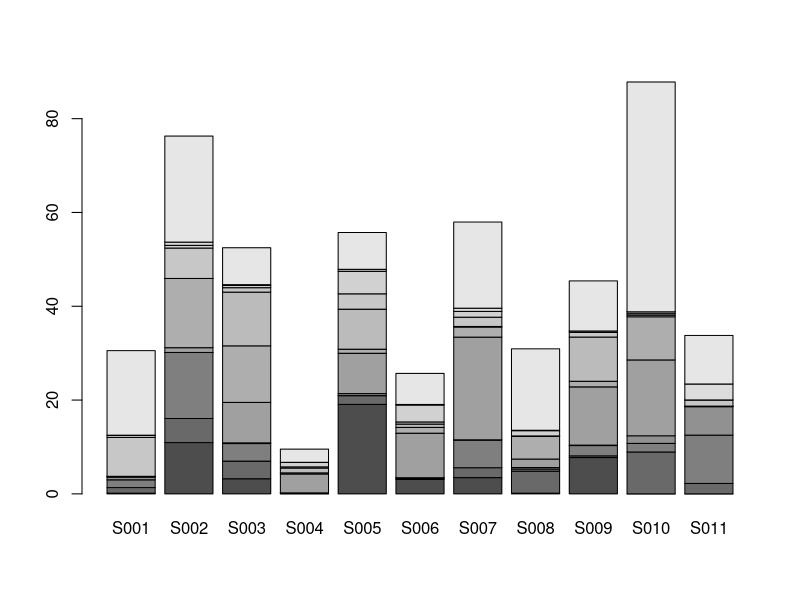
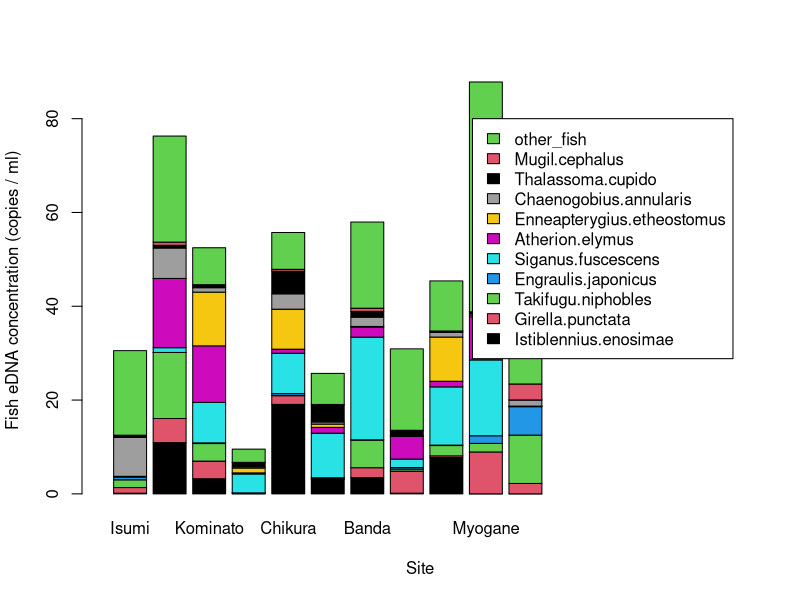
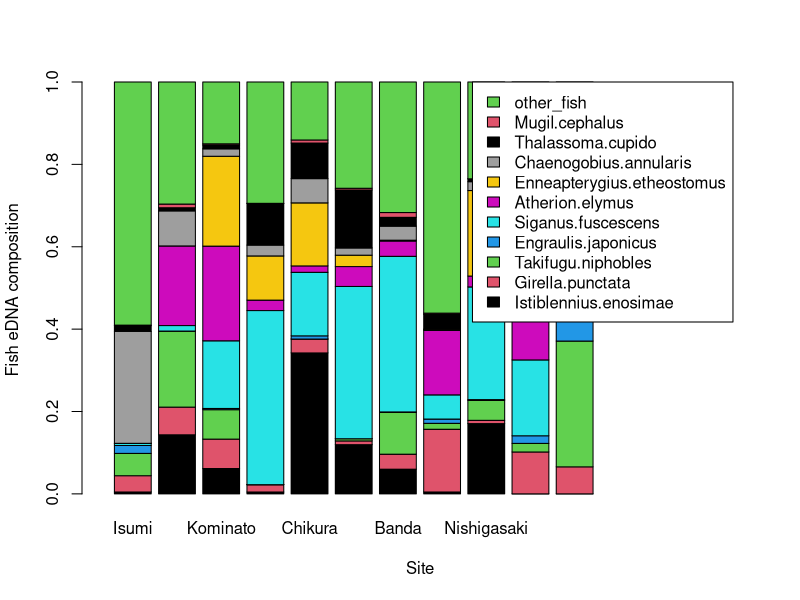
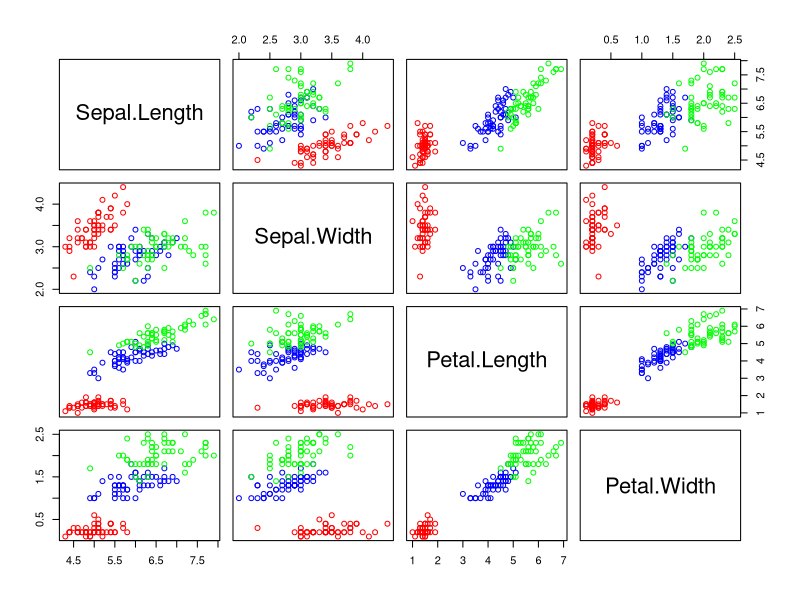
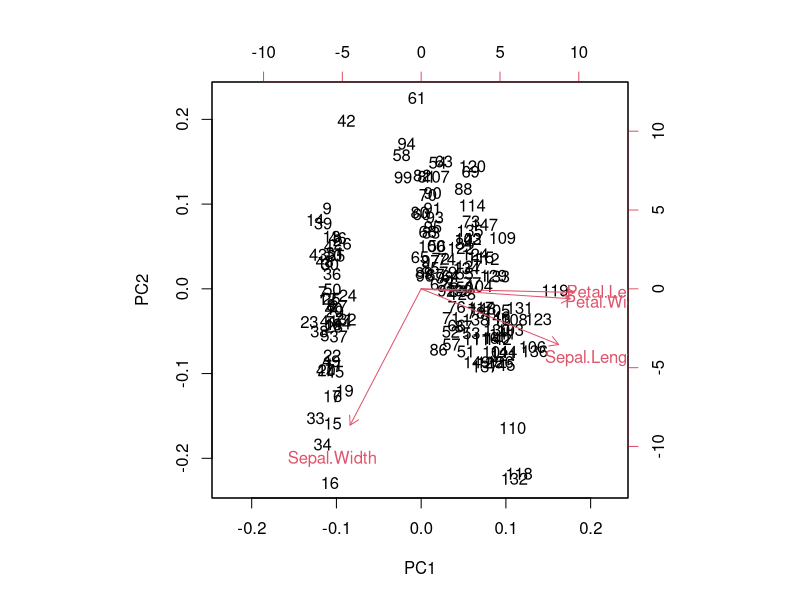
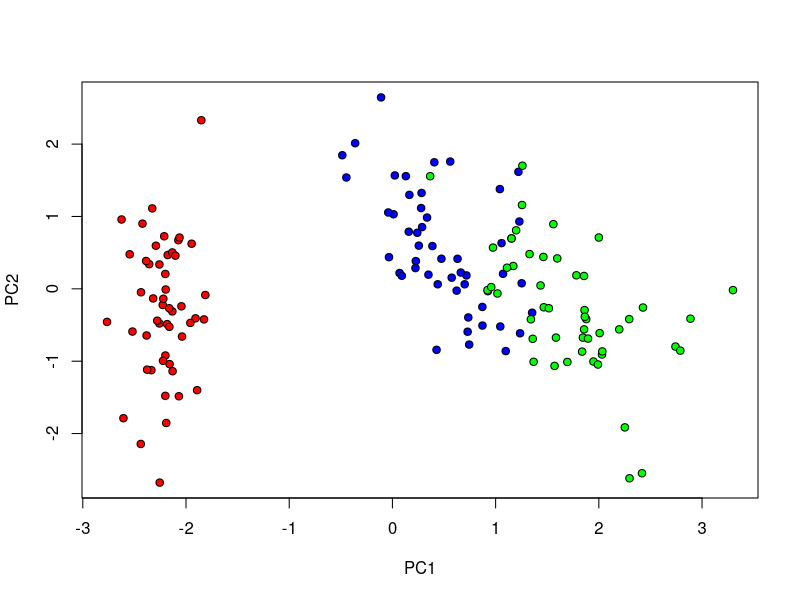
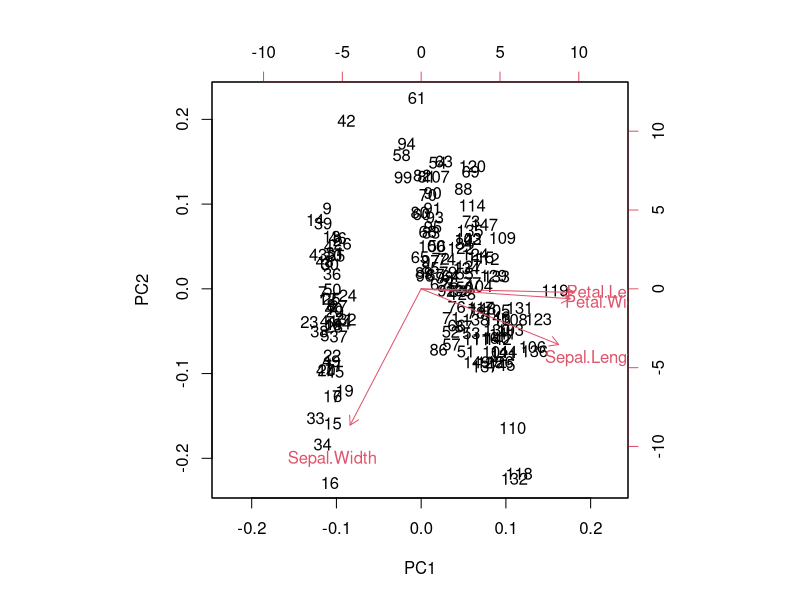

Here is the R script that generated these plots, in order: (Note: this script raises an error after producing the figures.)
## ---- chunk 1
# Load data
d_top10 <- read.csv("data/eDNA_copy_site_top10.csv", row.names = "id")

# Check data
dim(d_top10)
head(d_top10)
## ---- chunk 2
# Transpose the data and convert the data.type to "matrix"
d_bar <- t(as.matrix(d_top10[,5:15]))

# Generate barplots v1
barplot(d_bar)
## ---- chunk 3
# Add rownames information
colnames(d_bar) <- d_top10$site_name

# Generate barplots v2
barplot(d_bar,
        col = c(1:11), xlim = c(0,19),
        legend.text = rownames(d_bar),
        xlab = "Site", ylab = "Fish eDNA concentration (copies / ml)",
        args.legend=list(x = 19, y = 80)
    )
## ---- chunk 4
# Calculate percentage data ("relative abundance", or "community composition")
## You can try apply() function
d_comp <- apply(d_bar, 2, function(x) x/sum(x))

## Or you can manually calculate the percentage data using a "for" loop
## Calculate the total eDNA copy/ml seawater
#d_sum <- colSums(d_bar)
## Prepare d_comp object
#d_comp <- d_bar
## Calculate percentage using a for loop
#for (i in 1:11) {
#  d_comp[,i] <- d_bar[,i]/d_sum[i]
#}

# Add sample (site) information as row names
colnames(d_comp) <- d_top10$site_name

# Visualize community composition
barplot(d_comp,
        col = c(1:11), xlim = c(0,17),
        legend.text = rownames(d_comp),
        xlab = "Site", ylab = "Fish eDNA composition",
        args.legend=list(x = 17, y = 1)
    )

## ---- chunk 5
# Load data
data(iris)
head(iris)
## ---- chunk 6
# Visualize overall pattern
pairs(iris[,1:4],  # Select numeric variables only
      col = c("red", "blue", "green")[iris$Species]) # Assign color for each species
## ---- chunk 7
# Standardize the data
iris_std1 <- scale(iris$Sepal.Length)
iris_std2 <- scale(iris$Sepal.Width)
iris_std3 <- scale(iris$Petal.Length)
iris_std4 <- scale(iris$Petal.Width)
iris_std <- data.frame(Sepal.Length = iris_std1, Sepal.Width = iris_std2, Petal.Length = iris_std3, Petal.Width = iris_std4)

# Or use apply() function
#iris_std <- apply(iris[,1:4], 2, scale)

# Or Normalize the data using apply() function
#iris_std <- apply(iris[,1:4], 2, function(x) (x - min(x))/(max(x) - min(x)))

# Check data
head(iris_std)
## ---- chunk 8
# Do PCA
iris_pca <- prcomp(iris_std)

## Check results with summary() function
summary(iris_pca)
## ---- chunk 9
# Visualize PCA
biplot(iris_pca)
## ---- chunk 10
# Or use raw data to create a custom plot
plot(iris_pca$x[,"PC1"],
     iris_pca$x[,"PC2"],
     pch = 21,                                     # Mark shape (you can use 1-25)
     bg = c("red", "blue", "green")[iris$Species], # Background color
     xlab = "PC1", ylab = "PC2")
## ---- chunk 11
# Check loading score of each variable
iris_pca
## ---- chunk 12
# Perform standardization within prcomp() function
iris_pca2 <- prcomp(iris[,1:4], scale = TRUE)

# Summary
summary(iris_pca2)
## ---- chunk 13
# Visualize
biplot(iris_pca2)
## ---- chunk 14
# Load data
d = read.csv("data/eDNA_copy_site_top.csv", row.names = "id")
head(d)
## ---- chunk 15
# Select fish data only
d_fish = d[, 5:54]

# Calculate eDNA community composition instead of performing standardization
fish_comp <- t(apply(d_fish, 1, function(x) x/sum(x)))

# Do PCA
fish_pca = prcomp(fish_comp)

# Check content
summary(fish_pca)
## ---- chunk 16
# Load color palette
#install.packages("cols4all", dependencies = TRUE)
#library(cols4all)

# Color palette
#c4a("brewer.paired", 11)

# Color palette
color_code <- c("#A6CEE3", "#1F78B4", "#B2DF8A", "#33A02C",
                "#FB9A99", "#E31A1C", "#FDBF6F", "#FF7F00",
                "#CAB2D6", "#6A3D9A", "#FFFF99")
## ---- chunk 17
# Use raw data to visualize the pattern
plot(fish_pca$x[,"PC1"],
     fish_pca$x[,"PC2"],
     pch = 21,                                   # Mark shape (you can use 1-25)
     bg = color_code[factor(d$site_name)], # Background color
     xlab = "PC1", ylab = "PC2")

# Add a legend for the colors
legend("bottomright",                        # Position of the legend
       legend = levels(factor(d$site_name)), # Labels for the legend
       pch = 21,                             # Mark shape (you can use 1-25)
       pt.bg = color_code)                   # Background colors for the legend
## ---- chunk 18
# Load tidyverse
library(tidyverse)

# Create a dataframe for visualization
pca_df <- data.frame(PC1 = fish_pca$x[,"PC1"], PC2 = fish_pca$x[,"PC2"], site_name = d$site_name)

# Create plot
ggplot(pca_df, aes(x = PC1, y = PC2, color = site_name)) + # Create plot space (empty)
     geom_point() # Add scatterplot layer
## ---- chunk 19
# Change color
ggplot(pca_df, aes(x = PC1, y = PC2, color = site_name)) + # Create plot space (empty)
     geom_point() + # Add scatterplot layer
     scale_color_manual(values = color_code)
## ---- chunk 20
# Load libraries
library(vegan)
## ---- chunk 21
# Set random seed for reproduction
set.seed(1234)

# NMDS
fish_nmds = metaMDS(fish_comp, distance = "bray")
## ---- chunk 22
# Simple visualization
plot(fish_nmds)
## ---- chunk 23
# Get NMDS scores
#scores(fish_nmds)$sites
## ---- chunk 24
# Visualize NMDS using basic functions
# Create a dataframe for visualization
nmds_df <- data.frame(Axis1 = scores(fish_nmds)$sites[,1], Axis2 = scores(fish_nmds)$sites[,2], site_name = d$site_name)

# Create plot
plot(nmds_df$Axis1,
     nmds_df$Axis2,
     xlim = c(-1.6, 2),
     pch = 21,                                   # Mark shape (you can use 1-25)
     bg = color_code[factor(nmds_df$site_name)], # Background color
     xlab = "NMDS Axis 1", ylab = "NMDS Axis 2")

# Add a legend for the colors
legend("bottomright",                        # Position of the legend
       legend = levels(factor(nmds_df$site_name)), # Labels for the legend
       pch = 21,                             # Mark shape (you can use 1-25)
       pt.bg = color_code)                   # Background colors for the legend
## ---- chunk 25
# Visualize NMDS using ggplot2
ggplot(nmds_df, aes(x = Axis1, y = Axis2, color = site_name)) + # Create plot space (empty)
     geom_point() +                         # Add scatterplot layer
     scale_color_manual(values = color_code)
## ---- chunk 26
# Load data
d_top10 <- read.csv("data/eDNA_copy_site_top10.csv", row.names = "id")

# Calculate percentage data ("relative abundance", or "community composition")
d_bar <- d_top10[,5:15]
d_comp2 <- as.data.frame(t(apply(d_bar, 1, function(x) x/sum(x))))

# Add sample (site) information as row names
d_comp2$site_name <- d_top10$site_name

# Convert to a longer data format
d_comp_long <- tidyr::pivot_longer(d_comp2, cols = -site_name,
                                   names_to = "fish_species",
                                   values_to = "relative_abundance")

# Generate ggplot2 stacked barplot
ggplot(d_comp_long, aes(y = relative_abundance, x = site_name, fill = fish_species)) +
  geom_bar(stat = "identity") +
  scale_fill_manual(values = color_code) +
  theme(axis.text.x = element_text(angle = 90, vjust = 0.5, hjust = 1))
## ---- chunk 27
# Load data
d = read.csv("data/eDNA_copy_site_top.csv", row.names = "id")

# Select fish data only
d_fish = d[, 5:54]

# Calculate eDNA community composition instead of performing standardization
fish_comp <- t(apply(d_fish, 1, function(x) x/sum(x)))

# Calculate distance (or dissimilar) matrix
fish_bray <- vegdist(fish_comp, method = "bray")

# MDS
fish_pcoa <- cmdscale(fish_bray, eig = TRUE) # eig = T to get eigenvalues. If you do not need them, you can just remove it.
#fish_pcoa
## ---- chunk 28
# Visualize PCoA
# Create a dataframe for visualization
pcoa_df <- data.frame(Axis1 = fish_pcoa$points[,1], Axis2 = fish_pcoa$points[,2], site_name = d$site_name)

# Create plot
ggplot(pcoa_df, aes(x = Axis1, y = Axis2, color = site_name)) + # Create plot space (empty)
     geom_point() +                         # Add scatterplot layer
     scale_color_manual(values = color_code)
